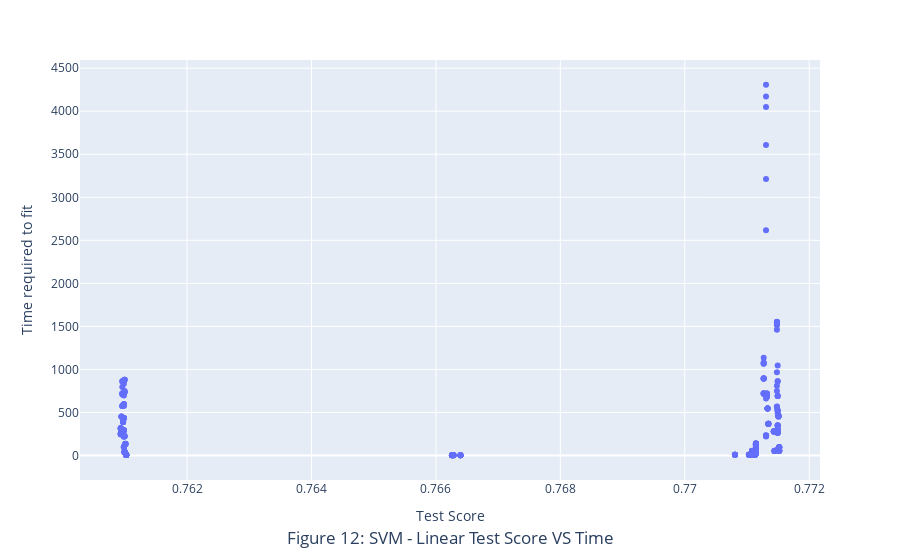

This figure's notebook cell:
### Markdown cell above
*Above graphs shows, the score stayed constant over both the types of losses. The number of iterations did not matter. Square-hinge loss consistently have slightly better accuracy over hinge loss*

### Code cell
import plotly.express as px

fig = px.scatter(svc_gridsearch.loc[svc_gridsearch.mean_test_score > 0,:], x="mean_test_score", y="mean_fit_time")

fig.update_layout(xaxis_title="Test Score",
    yaxis_title="Time required to fit",
    title={'text': "Figure 12: SVM - Linear Test Score VS Time",'y':0.05,'x':0.5,'xanchor': 'center','yanchor': 'top'})

fig.show()

### Figure 1 — Plotly figure (JSON) as saved in the notebook; plotly's stock layout.template omitted (floating-point values rounded to 4 significant figures; data arrays with more than 128 entries replaced by an {"elided": "..."} marker saying what was removed)
{"data": [{"hovertemplate": "mean_test_score=%{x}<br>mean_fit_time=%{y}<extra></extra>", "legendgroup": "", "marker": {"color": "#636efa", "symbol": "circle"}, "mode": "markers", "name": "", "orientation": "v", "showlegend": false, "type": "scatter", "x": {"elided": "324 float values"}, "xaxis": "x", "y": {"elided": "324 float values"}, "yaxis": "y"}], "layout": {"legend": {"tracegroupgap": 0}, "margin": {"t": 60}, "title": {"text": "Figure 12: SVM - Linear Test Score VS Time", "x": 0.5, "xanchor": "center", "y": 0.05, "yanchor": "top"}, "xaxis": {"anchor": "y", "domain": [0, 1], "title": {"text": "Test Score"}}, "yaxis": {"anchor": "x", "domain": [0, 1], "title": {"text": "Time required to fit"}}}}
